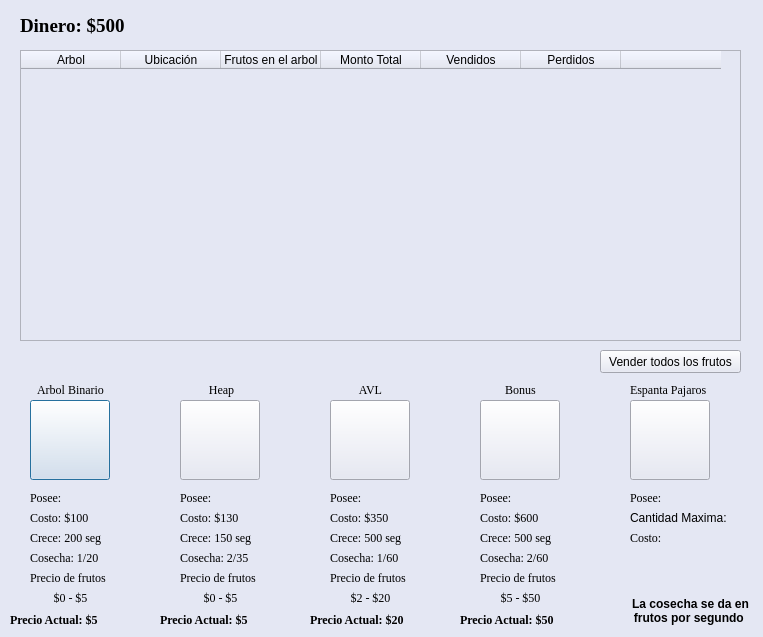
<?xml version="1.0" encoding="UTF-8"?>
<ui version="4.0">
 <class>InterfazMercado</class>
 <widget class="QDialog" name="InterfazMercado">
  <property name="geometry">
   <rect>
    <x>0</x>
    <y>0</y>
    <width>763</width>
    <height>637</height>
   </rect>
  </property>
  <property name="windowTitle">
   <string>Dialog</string>
  </property>
  <property name="styleSheet">
   <string notr="true">background-color: rgb(228, 231, 243);</string>
  </property>
  <widget class="QTableWidget" name="tableWidget">
   <property name="geometry">
    <rect>
     <x>20</x>
     <y>50</y>
     <width>721</width>
     <height>291</height>
    </rect>
   </property>
   <column>
    <property name="text">
     <string>Arbol</string>
    </property>
   </column>
   <column>
    <property name="text">
     <string>Ubicación</string>
    </property>
   </column>
   <column>
    <property name="text">
     <string>Frutos en el arbol</string>
    </property>
   </column>
   <column>
    <property name="text">
     <string>Monto Total</string>
    </property>
   </column>
   <column>
    <property name="text">
     <string>Vendidos</string>
    </property>
   </column>
   <column>
    <property name="text">
     <string>Perdidos</string>
    </property>
   </column>
   <column>
    <property name="text">
     <string/>
    </property>
   </column>
  </widget>
  <widget class="QPushButton" name="bComprarABB">
   <property name="geometry">
    <rect>
     <x>30</x>
     <y>400</y>
     <width>80</width>
     <height>80</height>
    </rect>
   </property>
   <property name="autoFillBackground">
    <bool>false</bool>
   </property>
   <property name="styleSheet">
    <string notr="true"/>
   </property>
   <property name="text">
    <string/>
   </property>
   <property name="icon">
    <iconset resource="resources.qrc">
     <normaloff>:/arbol/binario_ordenado/Images/ABB/ABB_00.png</normaloff>:/arbol/binario_ordenado/Images/ABB/ABB_00.png</iconset>
   </property>
   <property name="iconSize">
    <size>
     <width>80</width>
     <height>80</height>
    </size>
   </property>
  </widget>
  <widget class="QLabel" name="labelPoseeABB">
   <property name="geometry">
    <rect>
     <x>30</x>
     <y>490</y>
     <width>81</width>
     <height>16</height>
    </rect>
   </property>
   <property name="font">
    <font>
     <family>Times New Roman</family>
     <pointsize>9</pointsize>
    </font>
   </property>
   <property name="text">
    <string>Posee: </string>
   </property>
  </widget>
  <widget class="QLabel" name="label_2">
   <property name="geometry">
    <rect>
     <x>30</x>
     <y>380</y>
     <width>81</width>
     <height>20</height>
    </rect>
   </property>
   <property name="font">
    <font>
     <family>Times New Roman</family>
     <pointsize>9</pointsize>
    </font>
   </property>
   <property name="text">
    <string>Arbol Binario</string>
   </property>
   <property name="alignment">
    <set>Qt::AlignCenter</set>
   </property>
  </widget>
  <widget class="QLabel" name="labelDinero">
   <property name="geometry">
    <rect>
     <x>20</x>
     <y>10</y>
     <width>181</width>
     <height>31</height>
    </rect>
   </property>
   <property name="font">
    <font>
     <family>Times New Roman</family>
     <pointsize>14</pointsize>
     <weight>75</weight>
     <bold>true</bold>
    </font>
   </property>
   <property name="frameShadow">
    <enum>QFrame::Raised</enum>
   </property>
   <property name="text">
    <string>Dinero: $500</string>
   </property>
  </widget>
  <widget class="QLabel" name="label_4">
   <property name="geometry">
    <rect>
     <x>186</x>
     <y>380</y>
     <width>71</width>
     <height>20</height>
    </rect>
   </property>
   <property name="font">
    <font>
     <family>Times New Roman</family>
     <pointsize>9</pointsize>
    </font>
   </property>
   <property name="text">
    <string>Heap</string>
   </property>
   <property name="alignment">
    <set>Qt::AlignCenter</set>
   </property>
  </widget>
  <widget class="QLabel" name="labelPoseeHeap">
   <property name="geometry">
    <rect>
     <x>180</x>
     <y>490</y>
     <width>71</width>
     <height>16</height>
    </rect>
   </property>
   <property name="font">
    <font>
     <family>Times New Roman</family>
     <pointsize>9</pointsize>
    </font>
   </property>
   <property name="text">
    <string>Posee: </string>
   </property>
  </widget>
  <widget class="QPushButton" name="bComprarHeap">
   <property name="geometry">
    <rect>
     <x>180</x>
     <y>400</y>
     <width>80</width>
     <height>80</height>
    </rect>
   </property>
   <property name="text">
    <string/>
   </property>
   <property name="icon">
    <iconset resource="resources.qrc">
     <normaloff>:/arbol/heap/Images/HEAP/HEAP_00.png</normaloff>:/arbol/heap/Images/HEAP/HEAP_00.png</iconset>
   </property>
   <property name="iconSize">
    <size>
     <width>80</width>
     <height>80</height>
    </size>
   </property>
  </widget>
  <widget class="QLabel" name="label_6">
   <property name="geometry">
    <rect>
     <x>330</x>
     <y>380</y>
     <width>81</width>
     <height>20</height>
    </rect>
   </property>
   <property name="font">
    <font>
     <family>Times New Roman</family>
     <pointsize>9</pointsize>
    </font>
   </property>
   <property name="text">
    <string>AVL</string>
   </property>
   <property name="alignment">
    <set>Qt::AlignCenter</set>
   </property>
  </widget>
  <widget class="QLabel" name="labelPoseeAVL">
   <property name="geometry">
    <rect>
     <x>330</x>
     <y>490</y>
     <width>71</width>
     <height>16</height>
    </rect>
   </property>
   <property name="font">
    <font>
     <family>Times New Roman</family>
     <pointsize>9</pointsize>
    </font>
   </property>
   <property name="text">
    <string>Posee: </string>
   </property>
  </widget>
  <widget class="QPushButton" name="bComprarAVL">
   <property name="geometry">
    <rect>
     <x>330</x>
     <y>400</y>
     <width>80</width>
     <height>80</height>
    </rect>
   </property>
   <property name="text">
    <string/>
   </property>
   <property name="icon">
    <iconset resource="resources.qrc">
     <normaloff>:/arbol/avl/Images/AVL/AVL_03.png</normaloff>:/arbol/avl/Images/AVL/AVL_03.png</iconset>
   </property>
   <property name="iconSize">
    <size>
     <width>80</width>
     <height>80</height>
    </size>
   </property>
  </widget>
  <widget class="QLabel" name="label_8">
   <property name="geometry">
    <rect>
     <x>480</x>
     <y>380</y>
     <width>81</width>
     <height>20</height>
    </rect>
   </property>
   <property name="font">
    <font>
     <family>Times New Roman</family>
     <pointsize>9</pointsize>
    </font>
   </property>
   <property name="text">
    <string>Bonus</string>
   </property>
   <property name="alignment">
    <set>Qt::AlignCenter</set>
   </property>
  </widget>
  <widget class="QLabel" name="labelPoseeBonus">
   <property name="geometry">
    <rect>
     <x>480</x>
     <y>490</y>
     <width>71</width>
     <height>16</height>
    </rect>
   </property>
   <property name="font">
    <font>
     <family>Times New Roman</family>
     <pointsize>9</pointsize>
    </font>
   </property>
   <property name="text">
    <string>Posee: </string>
   </property>
  </widget>
  <widget class="QPushButton" name="bComprarBonus">
   <property name="geometry">
    <rect>
     <x>480</x>
     <y>400</y>
     <width>80</width>
     <height>80</height>
    </rect>
   </property>
   <property name="text">
    <string/>
   </property>
   <property name="icon">
    <iconset resource="resources.qrc">
     <normaloff>:/arbol/bonus/Images/BONUS/BonusTree_03.png</normaloff>:/arbol/bonus/Images/BONUS/BonusTree_03.png</iconset>
   </property>
   <property name="iconSize">
    <size>
     <width>80</width>
     <height>80</height>
    </size>
   </property>
  </widget>
  <widget class="QLabel" name="label_10">
   <property name="geometry">
    <rect>
     <x>630</x>
     <y>380</y>
     <width>81</width>
     <height>20</height>
    </rect>
   </property>
   <property name="font">
    <font>
     <family>Times New Roman</family>
     <pointsize>9</pointsize>
    </font>
   </property>
   <property name="text">
    <string>Espanta Pajaros</string>
   </property>
  </widget>
  <widget class="QLabel" name="labelPoseeEspanta">
   <property name="geometry">
    <rect>
     <x>630</x>
     <y>490</y>
     <width>91</width>
     <height>16</height>
    </rect>
   </property>
   <property name="font">
    <font>
     <family>Times New Roman</family>
     <pointsize>9</pointsize>
    </font>
   </property>
   <property name="text">
    <string>Posee: </string>
   </property>
  </widget>
  <widget class="QPushButton" name="bComprarEspanta">
   <property name="geometry">
    <rect>
     <x>630</x>
     <y>400</y>
     <width>80</width>
     <height>80</height>
    </rect>
   </property>
   <property name="text">
    <string/>
   </property>
   <property name="icon">
    <iconset resource="resources.qrc">
     <normaloff>:/misc/Images/Scarecrow.png</normaloff>:/misc/Images/Scarecrow.png</iconset>
   </property>
   <property name="iconSize">
    <size>
     <width>80</width>
     <height>80</height>
    </size>
   </property>
  </widget>
  <widget class="QPushButton" name="bVenderTodosFrutos">
   <property name="geometry">
    <rect>
     <x>600</x>
     <y>350</y>
     <width>141</width>
     <height>23</height>
    </rect>
   </property>
   <property name="text">
    <string>Vender todos los frutos</string>
   </property>
  </widget>
  <widget class="QLabel" name="labelCostoABB">
   <property name="geometry">
    <rect>
     <x>30</x>
     <y>510</y>
     <width>81</width>
     <height>16</height>
    </rect>
   </property>
   <property name="font">
    <font>
     <family>Times New Roman</family>
     <pointsize>9</pointsize>
    </font>
   </property>
   <property name="text">
    <string>Costo: $100</string>
   </property>
  </widget>
  <widget class="QLabel" name="labelCrecimientoABB">
   <property name="geometry">
    <rect>
     <x>30</x>
     <y>530</y>
     <width>81</width>
     <height>16</height>
    </rect>
   </property>
   <property name="font">
    <font>
     <family>Times New Roman</family>
     <pointsize>9</pointsize>
    </font>
   </property>
   <property name="text">
    <string>Crece: 200 seg</string>
   </property>
  </widget>
  <widget class="QLabel" name="label_3">
   <property name="geometry">
    <rect>
     <x>30</x>
     <y>570</y>
     <width>81</width>
     <height>16</height>
    </rect>
   </property>
   <property name="font">
    <font>
     <family>Times New Roman</family>
     <pointsize>9</pointsize>
    </font>
   </property>
   <property name="text">
    <string>Precio de frutos</string>
   </property>
  </widget>
  <widget class="QLabel" name="labelPrecioFrutosABB">
   <property name="geometry">
    <rect>
     <x>30</x>
     <y>590</y>
     <width>81</width>
     <height>16</height>
    </rect>
   </property>
   <property name="font">
    <font>
     <family>Times New Roman</family>
     <pointsize>9</pointsize>
    </font>
   </property>
   <property name="text">
    <string>$0 - $5</string>
   </property>
   <property name="alignment">
    <set>Qt::AlignCenter</set>
   </property>
  </widget>
  <widget class="QLabel" name="labelPrecioFrutosHeap">
   <property name="geometry">
    <rect>
     <x>180</x>
     <y>590</y>
     <width>81</width>
     <height>16</height>
    </rect>
   </property>
   <property name="font">
    <font>
     <family>Times New Roman</family>
     <pointsize>9</pointsize>
    </font>
   </property>
   <property name="text">
    <string>$0 - $5</string>
   </property>
   <property name="alignment">
    <set>Qt::AlignCenter</set>
   </property>
  </widget>
  <widget class="QLabel" name="labelCrecimientoHeap">
   <property name="geometry">
    <rect>
     <x>180</x>
     <y>530</y>
     <width>81</width>
     <height>16</height>
    </rect>
   </property>
   <property name="font">
    <font>
     <family>Times New Roman</family>
     <pointsize>9</pointsize>
    </font>
   </property>
   <property name="text">
    <string>Crece: 150 seg</string>
   </property>
  </widget>
  <widget class="QLabel" name="labelCostoHeap">
   <property name="geometry">
    <rect>
     <x>180</x>
     <y>510</y>
     <width>81</width>
     <height>16</height>
    </rect>
   </property>
   <property name="font">
    <font>
     <family>Times New Roman</family>
     <pointsize>9</pointsize>
    </font>
   </property>
   <property name="text">
    <string>Costo: $130</string>
   </property>
  </widget>
  <widget class="QLabel" name="label_5">
   <property name="geometry">
    <rect>
     <x>180</x>
     <y>570</y>
     <width>81</width>
     <height>16</height>
    </rect>
   </property>
   <property name="font">
    <font>
     <family>Times New Roman</family>
     <pointsize>9</pointsize>
    </font>
   </property>
   <property name="text">
    <string>Precio de frutos</string>
   </property>
  </widget>
  <widget class="QLabel" name="labelPrecioFrutosAVL">
   <property name="geometry">
    <rect>
     <x>330</x>
     <y>590</y>
     <width>81</width>
     <height>16</height>
    </rect>
   </property>
   <property name="font">
    <font>
     <family>Times New Roman</family>
     <pointsize>9</pointsize>
    </font>
   </property>
   <property name="text">
    <string>$2 - $20</string>
   </property>
   <property name="alignment">
    <set>Qt::AlignCenter</set>
   </property>
  </widget>
  <widget class="QLabel" name="labelCrecimientoAVL">
   <property name="geometry">
    <rect>
     <x>330</x>
     <y>530</y>
     <width>81</width>
     <height>16</height>
    </rect>
   </property>
   <property name="font">
    <font>
     <family>Times New Roman</family>
     <pointsize>9</pointsize>
    </font>
   </property>
   <property name="text">
    <string>Crece: 500 seg</string>
   </property>
  </widget>
  <widget class="QLabel" name="labelCostoAVL">
   <property name="geometry">
    <rect>
     <x>330</x>
     <y>510</y>
     <width>81</width>
     <height>16</height>
    </rect>
   </property>
   <property name="font">
    <font>
     <family>Times New Roman</family>
     <pointsize>9</pointsize>
    </font>
   </property>
   <property name="text">
    <string>Costo: $350</string>
   </property>
  </widget>
  <widget class="QLabel" name="label_7">
   <property name="geometry">
    <rect>
     <x>330</x>
     <y>570</y>
     <width>81</width>
     <height>16</height>
    </rect>
   </property>
   <property name="font">
    <font>
     <family>Times New Roman</family>
     <pointsize>9</pointsize>
    </font>
   </property>
   <property name="text">
    <string>Precio de frutos</string>
   </property>
  </widget>
  <widget class="QLabel" name="labelPrecioFrutosBonus">
   <property name="geometry">
    <rect>
     <x>480</x>
     <y>590</y>
     <width>81</width>
     <height>16</height>
    </rect>
   </property>
   <property name="font">
    <font>
     <family>Times New Roman</family>
     <pointsize>9</pointsize>
    </font>
   </property>
   <property name="text">
    <string>$5 - $50</string>
   </property>
   <property name="alignment">
    <set>Qt::AlignCenter</set>
   </property>
  </widget>
  <widget class="QLabel" name="labelCrecimientoBonus">
   <property name="geometry">
    <rect>
     <x>480</x>
     <y>530</y>
     <width>81</width>
     <height>16</height>
    </rect>
   </property>
   <property name="font">
    <font>
     <family>Times New Roman</family>
     <pointsize>9</pointsize>
    </font>
   </property>
   <property name="text">
    <string>Crece: 500 seg</string>
   </property>
  </widget>
  <widget class="QLabel" name="labelCostoBonus">
   <property name="geometry">
    <rect>
     <x>480</x>
     <y>510</y>
     <width>81</width>
     <height>16</height>
    </rect>
   </property>
   <property name="font">
    <font>
     <family>Times New Roman</family>
     <pointsize>9</pointsize>
    </font>
   </property>
   <property name="text">
    <string>Costo: $600</string>
   </property>
  </widget>
  <widget class="QLabel" name="label_9">
   <property name="geometry">
    <rect>
     <x>480</x>
     <y>570</y>
     <width>81</width>
     <height>16</height>
    </rect>
   </property>
   <property name="font">
    <font>
     <family>Times New Roman</family>
     <pointsize>9</pointsize>
    </font>
   </property>
   <property name="text">
    <string>Precio de frutos</string>
   </property>
  </widget>
  <widget class="QLabel" name="labelCostoEspanta">
   <property name="geometry">
    <rect>
     <x>630</x>
     <y>530</y>
     <width>81</width>
     <height>16</height>
    </rect>
   </property>
   <property name="font">
    <font>
     <family>Times New Roman</family>
     <pointsize>9</pointsize>
    </font>
   </property>
   <property name="text">
    <string>Costo:</string>
   </property>
  </widget>
  <widget class="QLabel" name="label">
   <property name="geometry">
    <rect>
     <x>630</x>
     <y>590</y>
     <width>121</width>
     <height>41</height>
    </rect>
   </property>
   <property name="font">
    <font>
     <weight>75</weight>
     <bold>true</bold>
    </font>
   </property>
   <property name="text">
    <string>La cosecha se da en frutos por segundo </string>
   </property>
   <property name="alignment">
    <set>Qt::AlignCenter</set>
   </property>
   <property name="wordWrap">
    <bool>true</bool>
   </property>
  </widget>
  <widget class="QLabel" name="labelCosechaABB">
   <property name="geometry">
    <rect>
     <x>30</x>
     <y>550</y>
     <width>81</width>
     <height>16</height>
    </rect>
   </property>
   <property name="font">
    <font>
     <family>Times New Roman</family>
     <pointsize>9</pointsize>
    </font>
   </property>
   <property name="text">
    <string>Cosecha: 1/20</string>
   </property>
  </widget>
  <widget class="QLabel" name="labelCosechaHeap">
   <property name="geometry">
    <rect>
     <x>180</x>
     <y>550</y>
     <width>81</width>
     <height>16</height>
    </rect>
   </property>
   <property name="font">
    <font>
     <family>Times New Roman</family>
     <pointsize>9</pointsize>
    </font>
   </property>
   <property name="text">
    <string>Cosecha: 2/35</string>
   </property>
  </widget>
  <widget class="QLabel" name="labelCosechaAVL">
   <property name="geometry">
    <rect>
     <x>330</x>
     <y>550</y>
     <width>81</width>
     <height>16</height>
    </rect>
   </property>
   <property name="font">
    <font>
     <family>Times New Roman</family>
     <pointsize>9</pointsize>
    </font>
   </property>
   <property name="text">
    <string>Cosecha: 1/60</string>
   </property>
  </widget>
  <widget class="QLabel" name="labelCosechaBonus">
   <property name="geometry">
    <rect>
     <x>480</x>
     <y>550</y>
     <width>81</width>
     <height>16</height>
    </rect>
   </property>
   <property name="font">
    <font>
     <family>Times New Roman</family>
     <pointsize>9</pointsize>
    </font>
   </property>
   <property name="text">
    <string>Cosecha: 2/60</string>
   </property>
  </widget>
  <widget class="QLabel" name="labelPrecioActualABB">
   <property name="geometry">
    <rect>
     <x>10</x>
     <y>610</y>
     <width>121</width>
     <height>20</height>
    </rect>
   </property>
   <property name="font">
    <font>
     <family>Times New Roman</family>
     <weight>75</weight>
     <bold>true</bold>
    </font>
   </property>
   <property name="text">
    <string>Precio Actual: $5</string>
   </property>
  </widget>
  <widget class="QLabel" name="labelPrecioActualHeap">
   <property name="geometry">
    <rect>
     <x>160</x>
     <y>610</y>
     <width>121</width>
     <height>20</height>
    </rect>
   </property>
   <property name="font">
    <font>
     <family>Times New Roman</family>
     <weight>75</weight>
     <bold>true</bold>
    </font>
   </property>
   <property name="text">
    <string>Precio Actual: $5</string>
   </property>
  </widget>
  <widget class="QLabel" name="labelPrecioActualAVL">
   <property name="geometry">
    <rect>
     <x>310</x>
     <y>610</y>
     <width>121</width>
     <height>20</height>
    </rect>
   </property>
   <property name="font">
    <font>
     <family>Times New Roman</family>
     <weight>75</weight>
     <bold>true</bold>
    </font>
   </property>
   <property name="text">
    <string>Precio Actual: $20</string>
   </property>
  </widget>
  <widget class="QLabel" name="labelPrecioActualBonus">
   <property name="geometry">
    <rect>
     <x>460</x>
     <y>610</y>
     <width>121</width>
     <height>20</height>
    </rect>
   </property>
   <property name="font">
    <font>
     <family>Times New Roman</family>
     <weight>75</weight>
     <bold>true</bold>
    </font>
   </property>
   <property name="text">
    <string>Precio Actual: $50</string>
   </property>
  </widget>
  <widget class="QLabel" name="labelCantidadMaxEspanta">
   <property name="geometry">
    <rect>
     <x>630</x>
     <y>510</y>
     <width>111</width>
     <height>16</height>
    </rect>
   </property>
   <property name="text">
    <string>Cantidad Maxima:</string>
   </property>
  </widget>
 </widget>
 <resources>
  <include location="resources.qrc"/>
 </resources>
 <connections/>
</ui>
